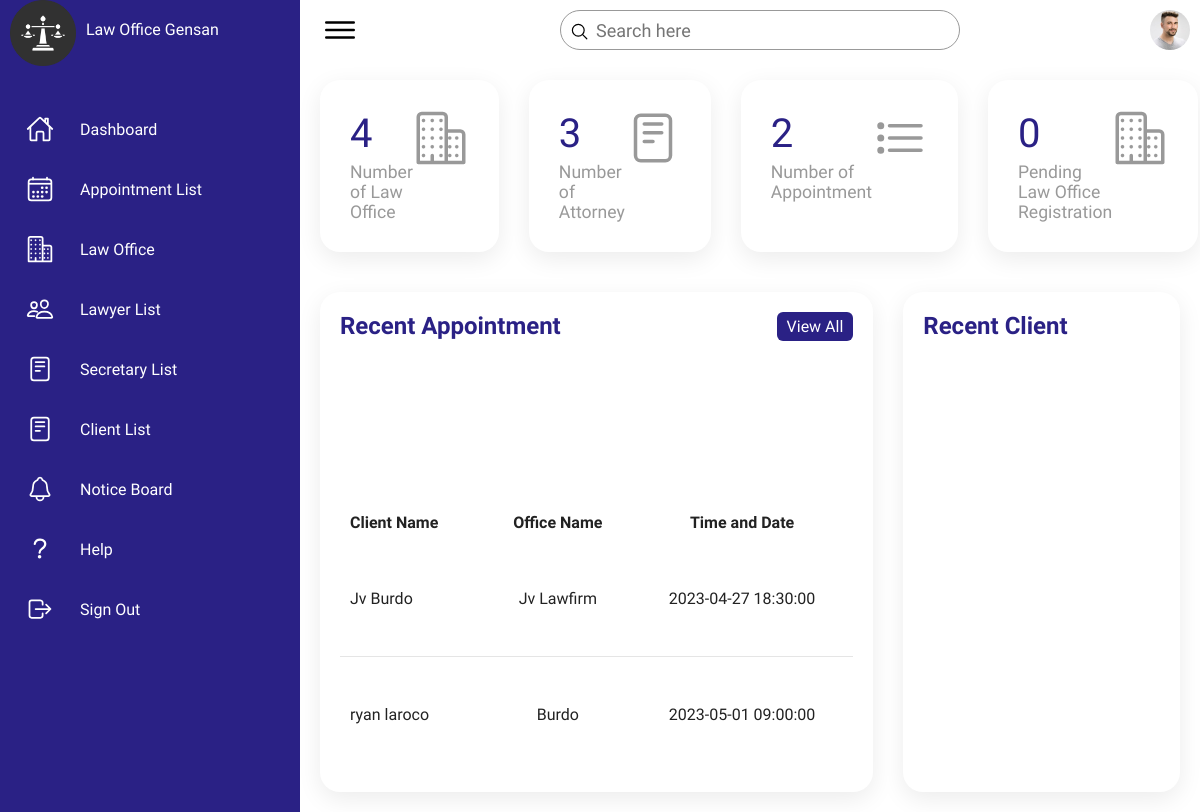
The page /Dashboard.php on the database as committed earlier.
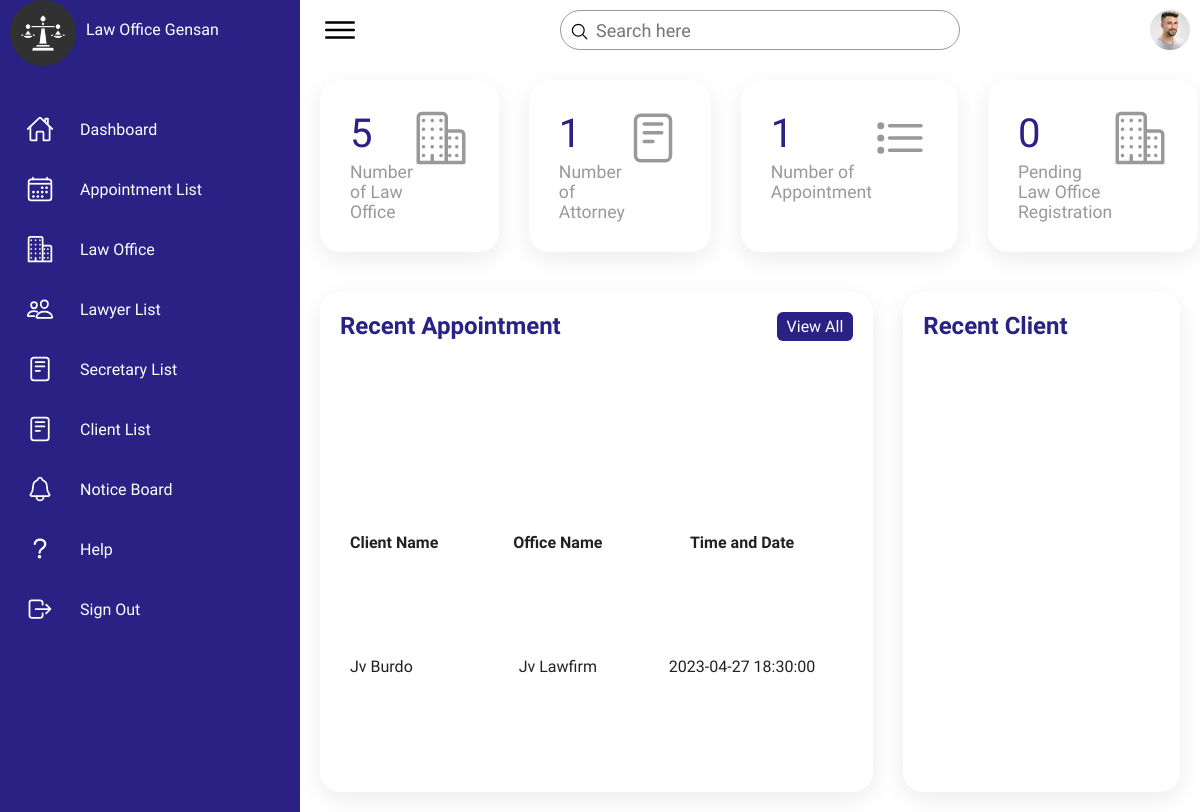
The same page on the database as committed later.
### tables this page shows
CREATE TABLE `tbl_appointment` (
  `appointment_id` int(11) NOT NULL,
  `user_id` int(11) NOT NULL,
  `office_id` int(11) NOT NULL,
  `appointment_timendate` datetime NOT NULL
);

CREATE TABLE `tbl_userinfo` (
  `userinfo_id` int(11) NOT NULL,
  `firstName` varchar(244) NOT NULL,
  `middlename` varchar(244) NOT NULL,
  `lastName` varchar(244) NOT NULL
);

CREATE TABLE `tbl_officeinfo` (
  `office_id` int(11) NOT NULL,
  `office_name` varchar(244) NOT NULL,
  `office_email` varchar(244) NOT NULL,
  `office_status` int(11) NOT NULL
);

### Dashboard.php (the view, shortened to what the changed rows need)
<!DOCTYPE html>
<html lang="en">
<head>
    <link rel="stylesheet" href="assets/css/style.css">
</head>
<body>
    <div class="container">
        <div class="main">
            <div class="cardBox">
                <div class="card">
                <?php
                include "dbconn.php";
                $sql = "SELECT COUNT(*) as count FROM tbl_officeinfo WHERE office_status = 1";
                $result = mysqli_query($conn, $sql);
                $row = mysqli_fetch_assoc($result);
                echo '<div>';
                echo '<div class="numbers">' . $row['count'] . '</div>';
                echo '<div class="cardName">Number of Law Office</div>';
                echo '</div>';
                ?>
                </div>
                <div class="card">
                <?php
                include "dbconn.php";
                $sql = "SELECT COUNT(*) as count FROM tbl_usertype WHERE user_type = 'lawyer'";
                $result = mysqli_query($conn, $sql);
                $row = mysqli_fetch_assoc($result);
                echo '<div>';
                echo '<div class="numbers">' . $row['count'] . '</div>';
                echo '<div class="cardName">Number of Attorney</div>';
                echo '</div>';
                ?>
                </div>
                <div class="card">
                <?php
                include "dbconn.php";
                $sql = "SELECT COUNT(*) as count FROM tbl_appointment";
                $result = mysqli_query($conn, $sql);
                $row = mysqli_fetch_assoc($result);
                echo '<div>';
                echo '<div class="numbers">' . $row['count'] . '</div>';
                echo '<div class="cardName">Number of Appointment</div>';
                echo '</div>';
                ?>
                </div>
            </div>
            <div class="details">
                <div class="Appointment">
                    <div class="cardHeader">
                        <h2>Recent Appointment</h2>
                    </div>
                    <table>
                        <thead>
                            <tr>
                                <td>Client Name</td>
                                <td>Office Name</td>
                                <td>Time and Date</td>
                            </tr>
                        </thead>
                        <tbody>
                          <?php
                            include "dbconn.php";
                            $sql = "SELECT tbl_appointment.appointment_id, tbl_userinfo.firstName, tbl_userinfo.lastName, tbl_officeinfo.office_name, tbl_appointment.appointment_timendate
                            FROM tbl_appointment
                            JOIN tbl_userinfo ON tbl_appointment.appointment_id = tbl_userinfo.userinfo_id
                            JOIN tbl_officeinfo ON tbl_appointment.appointment_id = tbl_officeinfo.office_id";
                            $result = mysqli_query($conn, $sql);
                            while($row = mysqli_fetch_assoc($result)) {
                            ?>
                            <tr>
                            <td><?php echo $row['firstName'] . ' ' . $row['lastName']?></td>
                            <td><?php echo $row['office_name']?></td>
                            <td><?php echo $row['appointment_timendate']?></td>
                            </tr>
                            <?php
                          }
                          ?>
                        </tbody>
                    </table>
                </div>
                <div class="recentClients">
                    <div class="cardHeader">
                        <h2>Recent Client</h2>
                    </div>
                </div>
            </div>
        </div>
    </div>
</body>
</html>

Rows that differ between the two databases and show on the page:
removed tbl_appointment: tbl_userinfo.firstName "ryan", tbl_userinfo.lastName "laroco", office.office_name "Burdo", appointment_timendate "2023-05-01 09:00:00"
Other text that changed with them:
$row['count']: "4" → "5"
$row['count']: "3" → "1"
$row['count']: "2" → "1"
